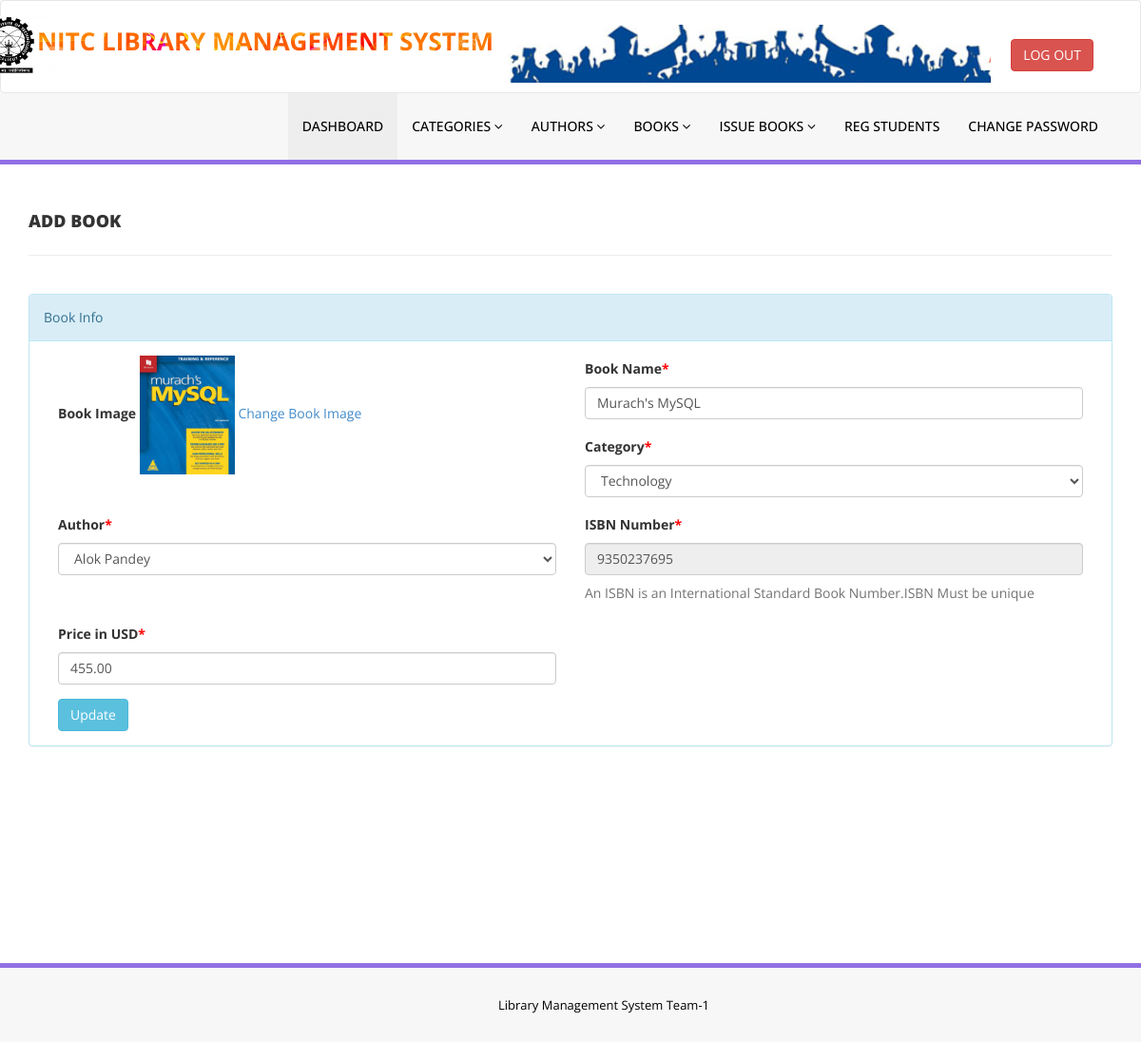
Screenshot of /admin/edit-book.php?bookid=5 (signed in) with the database file from the repository.
### tables this page shows
CREATE TABLE `tblbooks` (
  `id` int(11) NOT NULL,
  `BookName` varchar(255) DEFAULT NULL,
  `CatId` int(11) DEFAULT NULL,
  `AuthorId` int(11) DEFAULT NULL,
  `ISBNNumber` varchar(25) DEFAULT NULL,
  `BookPrice` decimal(10,2) DEFAULT NULL,
  `bookImage` varchar(250) NOT NULL,
  `isIssued` int(1) DEFAULT NULL
);

CREATE TABLE `tblcategory` (
  `id` int(11) NOT NULL,
  `CategoryName` varchar(150) DEFAULT NULL,
  `Status` int(1) DEFAULT NULL
);

CREATE TABLE `tblauthors` (
  `id` int(11) NOT NULL,
  `AuthorName` varchar(159) DEFAULT NULL,
  `Email` varchar(250) NOT NULL
);

### admin/edit-book.php (the view, shortened to what this page needs)
<?php
include('includes/config.php');
if(strlen($_SESSION['alogin'])==0)
    {
header('location:index.php');
}
else{
?>
<!DOCTYPE html>
<html xmlns="http://www.w3.org/1999/xhtml">
<head>
    <link href="assets/css/bootstrap.css" rel="stylesheet" />
    <link href="assets/css/font-awesome.css" rel="stylesheet" />
    <link href="assets/css/style.css" rel="stylesheet" />
</head>
<body>
<?php include('includes/header.php');?>
    <div class="content-wrapper">
         <div class="container">
        <div class="row pad-botm">
            <div class="col-md-12">
                <h4 class="header-line">Add Book</h4>
                            </div>
</div>
<div class="row">
<div class="col-md12 col-sm-12 col-xs-12">
<div class="panel panel-info">
<div class="panel-heading">
Book Info
</div>
<div class="panel-body">
<form role="form" method="post">
<?php
$bookid=intval($_GET['bookid']);
$sql = "SELECT tblbooks.BookName,tblcategory.CategoryName,tblcategory.id as cid,tblauthors.AuthorName,tblauthors.id as athrid,tblbooks.ISBNNumber,tblbooks.BookPrice,tblbooks.id as bookid,tblbooks.bookImage from  tblbooks join tblcategory on tblcategory.id=tblbooks.CatId join tblauthors on tblauthors.id=tblbooks.AuthorId where tblbooks.id=:bookid";
$query = $dbh -> prepare($sql);
$query->bindParam(':bookid',$bookid,PDO::PARAM_STR);
$query->execute();
$results=$query->fetchAll(PDO::FETCH_OBJ);
if($query->rowCount() > 0)
{
foreach($results as $result)
{               ?>
<div class="col-md-6">
<div class="form-group">
<label>Book Image</label>
<img src="bookimg/<?php echo htmlentities($result->bookImage);?>" width="100">
<a href="change-bookimg.php?bookid=<?php echo htmlentities($result->bookid);?>">Change Book Image</a>
</div></div>
<div class="col-md-6">
<div class="form-group">
<label>Book Name<span style="color:red;">*</span></label>
<input class="form-control" type="text" name="bookname" value="<?php echo htmlentities($result->BookName);?>" required />
</div></div>
<div class="col-md-6">
<div class="form-group">
<label> Category<span style="color:red;">*</span></label>
<select class="form-control" name="category" required="required">
<option value="<?php echo htmlentities($result->cid);?>"> <?php echo htmlentities($catname=$result->CategoryName);?></option>
</select>
</div></div>
<div class="col-md-6">
<div class="form-group">
<label> Author<span style="color:red;">*</span></label>
<select class="form-control" name="author" required="required">
<option value="<?php echo htmlentities($result->athrid);?>"> <?php echo htmlentities($athrname=$result->AuthorName);?></option>
</select>
</div></div>
<div class="col-md-6">
<div class="form-group">
<label>ISBN Number<span style="color:red;">*</span></label>
<input class="form-control" type="text" name="isbn" value="<?php echo htmlentities($result->ISBNNumber);?>"  readonly />
<p class="help-block">An ISBN is an International Standard Book Number.ISBN Must be unique</p>
</div></div>
<div class="col-md-6">
 <div class="form-group">
 <label>Price in USD<span style="color:red;">*</span></label>
 <input class="form-control" type="text" name="price" value="<?php echo htmlentities($result->BookPrice);?>"   required="required" />
 </div></div>
 <?php }} ?><div class="col-md-12">
<button type="submit" name="update" class="btn btn-info">Update </button></div>
                                    </form>
                            </div>
                        </div>
                            </div>
        </div>
    </div>
    </div>
  <?php include('includes/footer.php');?>
</body>
</html>
<?php } ?>

### admin/assets/css/style.css (style rules this page uses)
.content-wrapper { margin-top: 40px; min-height:800px; padding-bottom:90px; }
.header-line { font-weight:900; padding-bottom:25px; border-bottom:1px solid #eeeeee; text-transform:uppercase; }
.pad-botm { padding-bottom:30px; }

### rows the page displays
tblbooks: bookImage (picture), bookname "Murach's MySQL", category "Technology", author "Alok Pandey", isbn "9350237695", price "455.00"
